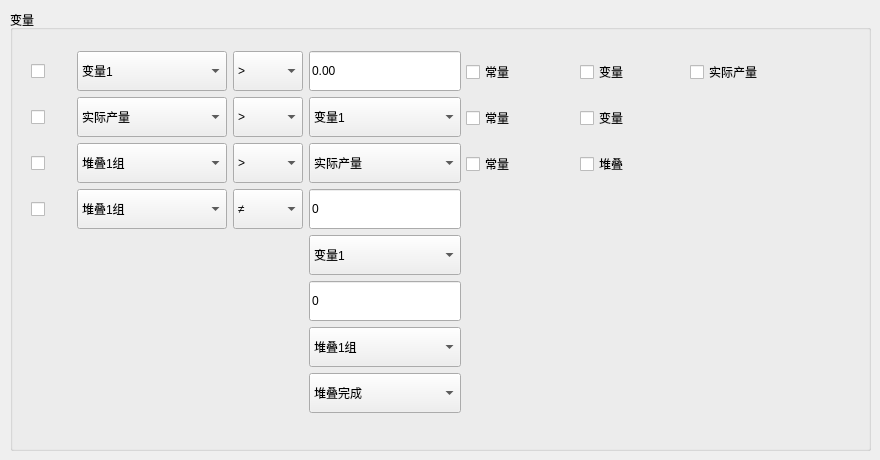
   <widget class="QWidget" name="tabVar">
    <attribute name="title">
     <string>变量</string>
    </attribute>
    <widget class="QGroupBox" name="grboxVar">
     <property name="geometry">
      <rect>
       <x>10</x>
       <y>10</y>
       <width>861</width>
       <height>441</height>
      </rect>
     </property>
     <property name="title">
      <string>变量</string>
     </property>
     <widget class="QComboBox" name="coboxVarStackPreOp2">
      <property name="geometry">
       <rect>
        <x>67</x>
        <y>179</y>
        <width>150</width>
        <height>40</height>
       </rect>
      </property>
      <property name="minimumSize">
       <size>
        <width>150</width>
        <height>40</height>
       </size>
      </property>
      <property name="maximumSize">
       <size>
        <width>16777215</width>
        <height>40</height>
       </size>
      </property>
      <item>
       <property name="text">
        <string>堆叠1组</string>
       </property>
      </item>
      <item>
       <property name="text">
        <string>堆叠2组</string>
       </property>
      </item>
      <item>
       <property name="text">
        <string>堆叠3组</string>
       </property>
      </item>
      <item>
       <property name="text">
        <string>堆叠4组</string>
       </property>
      </item>
      <item>
       <property name="text">
        <string>堆叠5组</string>
       </property>
      </item>
      <item>
       <property name="text">
        <string>堆叠6组</string>
       </property>
      </item>
      <item>
       <property name="text">
        <string>堆叠7组</string>
       </property>
      </item>
      <item>
       <property name="text">
        <string>堆叠8组</string>
       </property>
      </item>
     </widget>
     <widget class="QCheckBox" name="chboxVariableVar">
      <property name="geometry">
       <rect>
        <x>570</x>
        <y>42</y>
        <width>100</width>
        <height>40</height>
       </rect>
      </property>
      <property name="minimumSize">
       <size>
        <width>80</width>
        <height>40</height>
       </size>
      </property>
      <property name="text">
       <string>变量</string>
      </property>
     </widget>
     <widget class="QCheckBox" name="chboxRealProd">
      <property name="geometry">
       <rect>
        <x>680</x>
        <y>42</y>
        <width>151</width>
        <height>40</height>
       </rect>
      </property>
      <property name="minimumSize">
       <size>
        <width>100</width>
        <height>40</height>
       </size>
      </property>
      <property name="text">
       <string>实际产量</string>
      </property>
     </widget>
     <widget class="QCheckBox" name="chboxConstantStack">
      <property name="geometry">
       <rect>
        <x>456</x>
        <y>134</y>
        <width>100</width>
        <height>40</height>
       </rect>
      </property>
      <property name="minimumSize">
       <size>
        <width>80</width>
        <height>40</height>
       </size>
      </property>
      <property name="text">
       <string>常量</string>
      </property>
     </widget>
     <widget class="QComboBox" name="coboxVarRealProductNumPreOp">
      <property name="geometry">
       <rect>
        <x>67</x>
        <y>87</y>
        <width>150</width>
        <height>40</height>
       </rect>
      </property>
      <property name="minimumSize">
       <size>
        <width>150</width>
        <height>40</height>
       </size>
      </property>
      <property name="maximumSize">
       <size>
        <width>16777215</width>
        <height>40</height>
       </size>
      </property>
      <item>
       <property name="text">
        <string>实际产量</string>
       </property>
      </item>
     </widget>
     <widget class="QCheckBox" name="chbox3Var">
      <property name="geometry">
       <rect>
        <x>21</x>
        <y>133</y>
        <width>40</width>
        <height>40</height>
       </rect>
      </property>
      <property name="minimumSize">
       <size>
        <width>40</width>
        <height>40</height>
       </size>
      </property>
      <property name="text">
       <string/>
      </property>
     </widget>
     <widget class="QCheckBox" name="chboxConstantRealProd">
      <property name="geometry">
       <rect>
        <x>456</x>
        <y>88</y>
        <width>100</width>
        <height>40</height>
       </rect>
      </property>
      <property name="minimumSize">
       <size>
        <width>80</width>
        <height>40</height>
       </size>
      </property>
      <property name="text">
       <string>常量</string>
      </property>
     </widget>
     <widget class="QComboBox" name="coboxVarSelectPreOp">
      <property name="geometry">
       <rect>
        <x>67</x>
        <y>41</y>
        <width>150</width>
        <height>40</height>
       </rect>
      </property>
      <property name="minimumSize">
       <size>
        <width>150</width>
        <height>40</height>
       </size>
      </property>
      <property name="maximumSize">
       <size>
        <width>16777215</width>
        <height>40</height>
       </size>
      </property>
      <item>
       <property name="text">
        <string>变量1</string>
       </property>
      </item>
      <item>
       <property name="text">
        <string>变量2</string>
       </property>
      </item>
      <item>
       <property name="text">
        <string>变量3</string>
       </property>
      </item>
      <item>
       <property name="text">
        <string>变量4</string>
       </property>
      </item>
      <item>
       <property name="text">
        <string>变量5</string>
       </property>
      </item>
      <item>
       <property name="text">
        <string>变量6</string>
       </property>
      </item>
      <item>
       <property name="text">
        <string>变量7</string>
       </property>
      </item>
      <item>
       <property name="text">
        <string>变量8</string>
       </property>
      </item>
     </widget>
     <widget class="QCheckBox" name="chboxConstantVar">
      <property name="geometry">
       <rect>
        <x>456</x>
        <y>42</y>
        <width>100</width>
        <height>40</height>
       </rect>
      </property>
      <property name="minimumSize">
       <size>
        <width>80</width>
        <height>40</height>
       </size>
      </property>
      <property name="text">
       <string>常量</string>
      </property>
     </widget>
     <widget class="QCheckBox" name="chbox4Var">
      <property name="geometry">
       <rect>
        <x>21</x>
        <y>179</y>
        <width>40</width>
        <height>40</height>
       </rect>
      </property>
      <property name="minimumSize">
       <size>
        <width>40</width>
        <height>40</height>
       </size>
      </property>
      <property name="text">
       <string/>
      </property>
     </widget>
     <widget class="QComboBox" name="coboxVarOperand3">
      <property name="geometry">
       <rect>
        <x>223</x>
        <y>133</y>
        <width>70</width>
        <height>40</height>
       </rect>
      </property>
      <property name="minimumSize">
       <size>
        <width>70</width>
        <height>40</height>
       </size>
      </property>
      <property name="maximumSize">
       <size>
        <width>16777215</width>
        <height>40</height>
       </size>
      </property>
      <item>
       <property name="text">
        <string>&gt;</string>
       </property>
      </item>
      <item>
       <property name="text">
        <string>&lt;</string>
       </property>
      </item>
      <item>
       <property name="text">
        <string>≥</string>
       </property>
      </item>
      <item>
       <property name="text">
        <string>≤</string>
       </property>
      </item>
      <item>
       <property name="text">
        <string>≠</string>
       </property>
      </item>
      <item>
       <property name="text">
        <string>==</string>
       </property>
      </item>
     </widget>
     <widget class="QComboBox" name="coboxVarOperand2">
      <property name="geometry">
       <rect>
        <x>223</x>
        <y>87</y>
        <width>70</width>
        <height>40</height>
       </rect>
      </property>
      <property name="minimumSize">
       <size>
        <width>70</width>
        <height>40</height>
       </size>
      </property>
      <property name="maximumSize">
       <size>
        <width>16777215</width>
        <height>40</height>
       </size>
      </property>
      <item>
       <property name="text">
        <string>&gt;</string>
       </property>
      </item>
      <item>
       <property name="text">
        <string>&lt;</string>
       </property>
      </item>
      <item>
       <property name="text">
        <string>≥</string>
       </property>
      </item>
      <item>
       <property name="text">
        <string>≤</string>
       </property>
      </item>
      <item>
       <property name="text">
        <string>≠</string>
       </property>
      </item>
      <item>
       <property name="text">
        <string>==</string>
       </property>
      </item>
     </widget>
     <widget class="QCheckBox" name="chbox1Var">
      <property name="geometry">
       <rect>
        <x>21</x>
        <y>41</y>
        <width>40</width>
        <height>40</height>
       </rect>
      </property>
      <property name="minimumSize">
       <size>
        <width>40</width>
        <height>40</height>
       </size>
      </property>
      <property name="text">
       <string/>
      </property>
     </widget>
     <widget class="QCheckBox" name="chboxStack">
      <property name="geometry">
       <rect>
        <x>570</x>
        <y>134</y>
        <width>100</width>
        <height>40</height>
       </rect>
      </property>
      <property name="minimumSize">
       <size>
        <width>80</width>
        <height>40</height>
       </size>
      </property>
      <property name="text">
       <string>堆叠</string>
      </property>
     </widget>
     <widget class="QComboBox" name="coboxVarOperand4">
      <property name="geometry">
       <rect>
        <x>223</x>
        <y>179</y>
        <width>70</width>
        <height>40</height>
       </rect>
      </property>
      <property name="minimumSize">
       <size>
        <width>70</width>
        <height>40</height>
       </size>
      </property>
      <property name="maximumSize">
       <size>
        <width>16777215</width>
        <height>40</height>
       </size>
      </property>
      <item>
       <property name="text">
        <string>≠</string>
       </property>
      </item>
      <item>
       <property name="text">
        <string>==</string>
       </property>
      </item>
     </widget>
     <widget class="QComboBox" name="coboxVarOperand1">
      <property name="geometry">
       <rect>
        <x>223</x>
        <y>41</y>
        <width>70</width>
        <height>40</height>
       </rect>
      </property>
      <property name="minimumSize">
       <size>
        <width>70</width>
        <height>40</height>
       </size>
      </property>
      <property name="maximumSize">
       <size>
        <width>16777215</width>
        <height>40</height>
       </size>
      </property>
      <item>
       <property name="text">
        <string>&gt;</string>
       </property>
      </item>
      <item>
       <property name="text">
        <string>&lt;</string>
       </property>
      </item>
      <item>
       <property name="text">
        <string>≥</string>
       </property>
      </item>
      <item>
       <property name="text">
        <string>≤</string>
       </property>
      </item>
      <item>
       <property name="text">
        <string>≠</string>
       </property>
      </item>
      <item>
       <property name="text">
        <string>==</string>
       </property>
      </item>
     </widget>
     <widget class="QCheckBox" name="chboxVariableRealProd">
      <property name="geometry">
       <rect>
        <x>570</x>
        <y>88</y>
        <width>100</width>
        <height>40</height>
       </rect>
      </property>
      <property name="minimumSize">
       <size>
        <width>80</width>
        <height>40</height>
       </size>
      </property>
      <property name="text">
       <string>变量</string>
      </property>
     </widget>
     <widget class="QComboBox" name="coboxVarStackPreOp1">
      <property name="geometry">
       <rect>
        <x>67</x>
        <y>133</y>
        <width>150</width>
        <height>40</height>
       </rect>
      </property>
      <property name="minimumSize">
       <size>
        <width>150</width>
        <height>40</height>
       </size>
      </property>
      <property name="maximumSize">
       <size>
        <width>16777215</width>
        <height>40</height>
       </size>
      </property>
      <item>
       <property name="text">
        <string>堆叠1组</string>
       </property>
      </item>
      <item>
       <property name="text">
        <string>堆叠2组</string>
       </property>
      </item>
      <item>
       <property name="text">
        <string>堆叠3组</string>
       </property>
      </item>
      <item>
       <property name="text">
        <string>堆叠4组</string>
       </property>
      </item>
      <item>
       <property name="text">
        <string>堆叠5组</string>
       </property>
      </item>
      <item>
       <property name="text">
        <string>堆叠6组</string>
       </property>
      </item>
      <item>
       <property name="text">
        <string>堆叠7组</string>
       </property>
      </item>
      <item>
       <property name="text">
        <string>堆叠8组</string>
       </property>
      </item>
     </widget>
     <widget class="QCheckBox" name="chbox2Var">
      <property name="geometry">
       <rect>
        <x>21</x>
        <y>87</y>
        <width>40</width>
        <height>40</height>
       </rect>
      </property>
      <property name="minimumSize">
       <size>
        <width>40</width>
        <height>40</height>
       </size>
      </property>
      <property name="text">
       <string/>
      </property>
     </widget>
     <widget class="QWidget" name="layoutWidget">
      <property name="geometry">
       <rect>
        <x>299</x>
        <y>41</y>
        <width>152</width>
        <height>370</height>
       </rect>
      </property>
      <layout class="QVBoxLayout" name="verticalLayout">
       <item>
        <widget class="NumberEdit" name="editVarPostOp">
         <property name="minimumSize">
          <size>
           <width>150</width>
           <height>40</height>
          </size>
         </property>
         <property name="maximumSize">
          <size>
           <width>16777215</width>
           <height>40</height>
          </size>
         </property>
         <property name="text">
          <string>0.00</string>
         </property>
        </widget>
       </item>
       <item>
        <widget class="QComboBox" name="coboxVarSelectPostOp1">
         <property name="minimumSize">
          <size>
           <width>150</width>
           <height>40</height>
          </size>
         </property>
         <property name="maximumSize">
          <size>
           <width>16777215</width>
           <height>40</height>
          </size>
         </property>
         <item>
          <property name="text">
           <string>变量1</string>
          </property>
         </item>
         <item>
          <property name="text">
           <string>变量2</string>
          </property>
         </item>
         <item>
          <property name="text">
           <string>变量3</string>
          </property>
         </item>
         <item>
          <property name="text">
           <string>变量4</string>
          </property>
         </item>
         <item>
          <property name="text">
           <string>变量5</string>
          </property>
         </item>
         <item>
          <property name="text">
           <string>变量6</string>
          </property>
         </item>
         <item>
          <property name="text">
           <string>变量7</string>
          </property>
         </item>
         <item>
          <property name="text">
           <string>变量8</string>
          </property>
         </item>
        </widget>
       </item>
       <item>
        <widget class="QComboBox" name="coboxVarRealProductNumPostOp">
         <property name="minimumSize">
          <size>
           <width>150</width>
           <height>40</height>
          </size>
         </property>
         <property name="maximumSize">
          <size>
           <width>16777215</width>
           <height>40</height>
          </size>
         </property>
         <item>
          <property name="text">
           <string>实际产量</string>
          </property>
         </item>
        </widget>
       </item>
       <item>
        <widget class="NumberEdit" name="editRealProdNumPostOp">
         <property name="minimumSize">
          <size>
           <width>150</width>
           <height>40</height>
          </size>
         </property>
         <property name="maximumSize">
          <size>
           <width>16777215</width>
           <height>40</height>
          </size>
         </property>
         <property name="text">
          <string>0</string>
         </property>
        </widget>
       </item>
       <item>
        <widget class="QComboBox" name="coboxVarSelectPostOp2">
         <property name="minimumSize">
          <size>
           <width>150</width>
           <height>40</height>
          </size>
         </property>
         <property name="maximumSize">
          <size>
           <width>16777215</width>
           <height>40</height>
          </size>
         </property>
         <item>
          <property name="text">
           <string>变量1</string>
          </property>
         </item>
         <item>
          <property name="text">
           <string>变量2</string>
          </property>
         </item>
         <item>
          <property name="text">
           <string>变量3</string>
          </property>
         </item>
         <item>
          <property name="text">
           <string>变量4</string>
          </property>
         </item>
         <item>
          <property name="text">
           <string>变量5</string>
          </property>
         </item>
         <item>
          <property name="text">
           <string>变量6</string>
          </property>
         </item>
         <item>
          <property name="text">
           <string>变量7</string>
          </property>
         </item>
         <item>
          <property name="text">
           <string>变量8</string>
          </property>
         </item>
        </widget>
       </item>
       <item>
        <widget class="NumberEdit" name="editStackPostOp">
         <property name="minimumSize">
          <size>
           <width>150</width>
           <height>40</height>
          </size>
         </property>
         <property name="maximumSize">
          <size>
           <width>16777215</width>
           <height>40</height>
          </size>
         </property>
         <property name="text">
          <string>0</string>
         </property>
        </widget>
       </item>
       <item>
        <widget class="QComboBox" name="coboxVarStackPostOp">
         <property name="minimumSize">
          <size>
           <width>150</width>
           <height>40</height>
          </size>
         </property>
         <property name="maximumSize">
          <size>
           <width>16777215</width>
           <height>40</height>
          </size>
         </property>
         <item>
          <property name="text">
           <string>堆叠1组</string>
          </property>
         </item>
         <item>
          <property name="text">
           <string>堆叠2组</string>
          </property>
         </item>
         <item>
          <property name="text">
           <string>堆叠3组</string>
          </property>
         </item>
         <item>
          <property name="text">
           <string>堆叠4组</string>
          </property>
         </item>
         <item>
          <property name="text">
           <string>堆叠5组</string>
          </property>
         </item>
         <item>
          <property name="text">
           <string>堆叠6组</string>
          </property>
         </item>
         <item>
          <property name="text">
           <string>堆叠7组</string>
          </property>
         </item>
         <item>
          <property name="text">
           <string>堆叠8组</string>
          </property>
         </item>
        </widget>
       </item>
       <item>
        <widget class="QComboBox" name="coboxVarFinisStack">
         <property name="minimumSize">
          <size>
           <width>150</width>
           <height>40</height>
          </size>
         </property>
         <property name="maximumSize">
          <size>
           <width>16777215</width>
           <height>40</height>
          </size>
         </property>
         <item>
          <property name="text">
           <string>堆叠完成</string>
          </property>
         </item>
        </widget>
       </item>
       <item>
        <spacer name="verticalSpacer">
         <property name="orientation">
          <enum>Qt::Vertical</enum>
         </property>
         <property name="sizeHint" stdset="0">
          <size>
           <width>20</width>
           <height>40</height>
          </size>
         </property>
        </spacer>
       </item>
      </layout>
     </widget>
    </widget>
   </widget>
